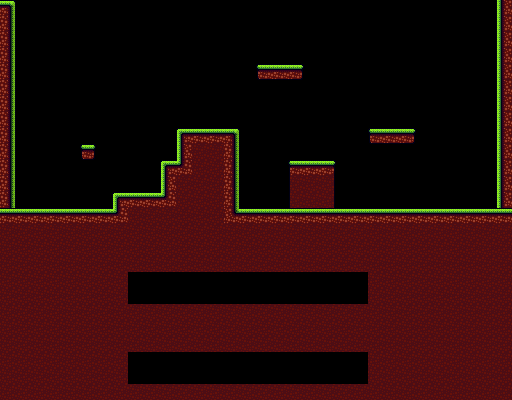

A 2D game scene composited from a Tiled map and its tileset images. What follows is a short description and the map's XML, with every tile layer's data as written:
An orthogonal 32x25 tile map with 16x16 px tiles, 1 tile layer (Map), 2 tilesets.

<map version="1.4" tiledversion="1.4.3" orientation="orthogonal" renderorder="left-up" width="32" height="25" tilewidth="16" tileheight="16" infinite="0" nextlayerid="4" nextobjectid="1">
 <tileset firstgid="1" name="Tilemap" tilewidth="16" tileheight="16" spacing="1" tilecount="91" columns="13">
  <image source="Tilemap.png" width="220" height="118" />
 </tileset>
 <tileset firstgid="92" name="Lighting" tilewidth="16" tileheight="16" tilecount="9" columns="9">
  <image source="Lighting.png" width="144" height="16" />
  <tile id="0">
   <properties>
    <property name="index" type="int" value="0" />
   </properties>
  </tile>
  <tile id="1">
   <properties>
    <property name="index" type="int" value="1" />
   </properties>
  </tile>
  <tile id="2">
   <properties>
    <property name="index" type="int" value="2" />
   </properties>
  </tile>
  <tile id="3">
   <properties>
    <property name="index" type="int" value="3" />
   </properties>
  </tile>
  <tile id="4">
   <properties>
    <property name="index" type="int" value="4" />
   </properties>
  </tile>
  <tile id="5">
   <properties>
    <property name="index" type="int" value="5" />
   </properties>
  </tile>
  <tile id="6">
   <properties>
    <property name="index" type="int" value="6" />
   </properties>
  </tile>
  <tile id="7">
   <properties>
    <property name="index" type="int" value="7" />
   </properties>
  </tile>
  <tile id="8">
   <properties>
    <property name="index" type="int" value="8" />
   </properties>
  </tile>
 </tileset>
 <layer id="1" name="Map" width="32" height="25">
  <data encoding="csv">
20,0,0,0,0,0,0,0,0,0,0,0,0,0,0,0,0,0,0,0,0,0,0,0,0,0,0,0,0,0,0,31,
33,0,0,0,0,0,0,0,0,0,0,0,0,0,0,0,0,0,0,0,0,0,0,0,0,0,0,0,0,0,0,31,
33,0,0,0,0,0,0,0,0,0,0,0,0,0,0,0,0,0,0,0,0,0,0,0,0,0,0,0,0,0,0,31,
33,0,0,0,0,0,0,0,0,0,0,0,0,0,0,0,0,0,0,0,0,0,0,0,0,0,0,0,0,0,0,31,
33,0,0,0,0,0,0,0,0,0,0,0,0,0,0,0,2,3,4,0,0,0,0,0,0,0,0,0,0,0,0,31,
33,0,0,0,0,0,0,0,0,0,0,0,0,0,0,0,0,0,0,0,0,0,0,0,0,0,0,0,0,0,0,31,
33,0,0,0,0,0,0,0,0,0,0,0,0,0,0,0,0,0,0,0,0,0,0,0,0,0,0,0,0,0,0,31,
33,0,0,0,0,0,0,0,0,0,0,0,0,0,0,0,0,0,0,0,0,0,0,0,0,0,0,0,0,0,0,31,
33,0,0,0,0,0,0,0,0,0,0,18,19,19,20,0,0,0,0,0,0,0,0,2,3,4,0,0,0,0,0,31,
33,0,0,0,0,1,0,0,0,0,0,31,32,32,33,0,0,0,0,0,0,0,0,0,0,0,0,0,0,0,0,31,
33,0,0,0,0,0,0,0,0,0,18,74,32,32,33,0,0,0,15,16,17,0,0,0,0,0,0,0,0,0,0,31,
33,0,0,0,0,0,0,0,0,0,31,32,32,32,33,0,0,0,28,29,30,0,0,0,0,0,0,0,0,0,0,31,
33,0,0,0,0,0,0,18,19,19,74,32,32,32,33,0,0,0,28,29,30,0,0,0,0,0,0,0,0,0,0,31,
16,16,16,16,16,16,16,74,32,32,32,32,32,32,73,16,16,16,16,16,16,16,16,16,16,16,16,16,16,16,16,16,
29,29,29,29,29,29,29,29,29,29,29,29,29,29,29,29,29,29,29,29,29,29,29,29,29,29,29,29,29,29,29,29,
29,29,29,29,29,29,29,29,29,29,29,29,29,29,29,29,29,29,29,29,29,29,29,29,29,29,29,29,29,29,29,29,
29,29,29,29,29,29,29,29,29,29,29,29,29,29,29,29,29,29,29,29,29,29,29,29,29,29,29,29,29,29,29,29,
29,29,29,29,29,29,29,29,0,0,0,0,0,0,0,0,0,0,0,0,0,0,0,29,29,29,29,29,29,29,29,29,
29,29,29,29,29,29,29,29,0,0,0,0,0,0,0,0,0,0,0,0,0,0,0,29,29,29,29,29,29,29,29,29,
29,29,29,29,29,29,29,29,29,29,29,29,29,29,29,29,29,29,29,29,29,29,29,29,29,29,29,29,29,29,29,29,
29,29,29,29,29,29,29,29,29,29,29,29,29,29,29,29,29,29,29,29,29,29,29,29,29,29,29,29,29,29,29,29,
29,29,29,29,29,29,29,29,29,29,29,29,29,29,29,29,29,29,29,29,29,29,29,29,29,29,29,29,29,29,29,29,
29,29,29,29,29,29,29,29,0,0,0,0,0,0,0,0,0,0,0,0,0,0,0,29,29,29,29,29,29,29,29,29,
29,29,29,29,29,29,29,29,0,0,0,0,0,0,0,0,0,0,0,0,0,0,0,29,29,29,29,29,29,29,29,29,
29,29,29,29,29,29,29,29,29,29,29,29,29,29,29,29,29,29,29,29,29,29,29,29,29,29,29,29,29,29,29,29
</data>
 </layer>
</map>
